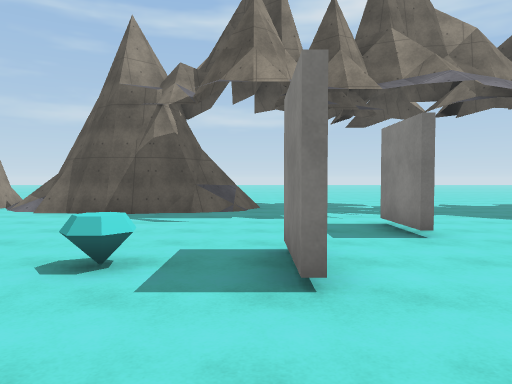
view 1 (above)

17 first-person views from a walk through a Unity game level. The camera is 1.5 m above the floor, tilts 2° down and sees 70° across. The floor is counted in squares, 1.8 m on a side. Each view is taken from the middle of a square. On the plan, view 1 faces up. The plan holds only what a view shows up to about 12 squares ahead; the rest is blank. The place goes on beyond the plan. The player character is not drawn. Some surface patterns are stand-ins.

view 2
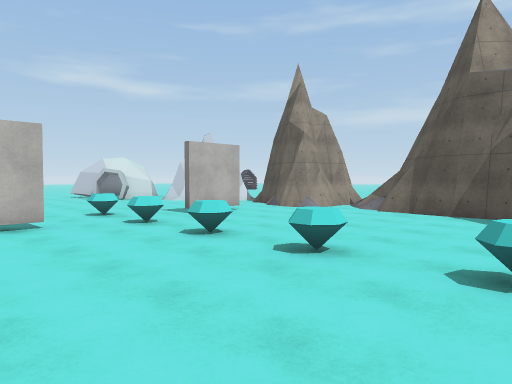

view 3
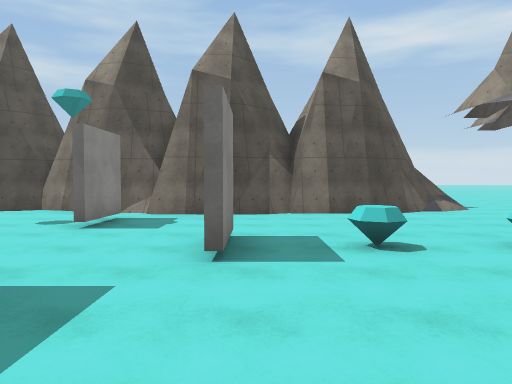

view 4
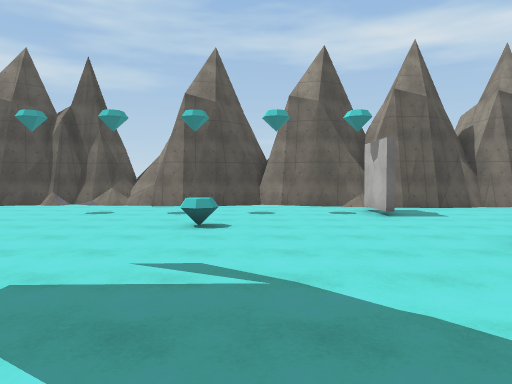

view 5
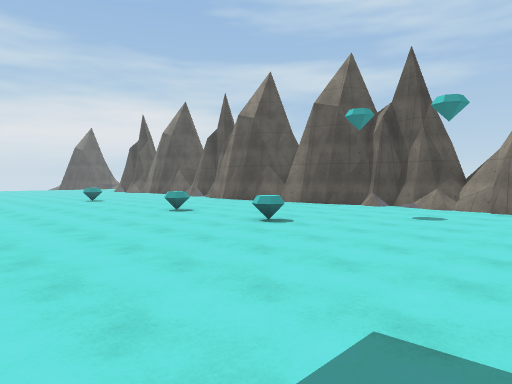

view 6
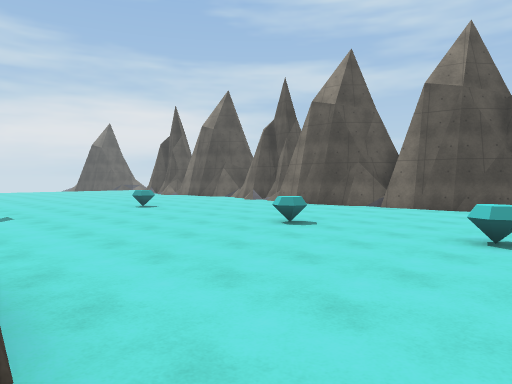

view 7
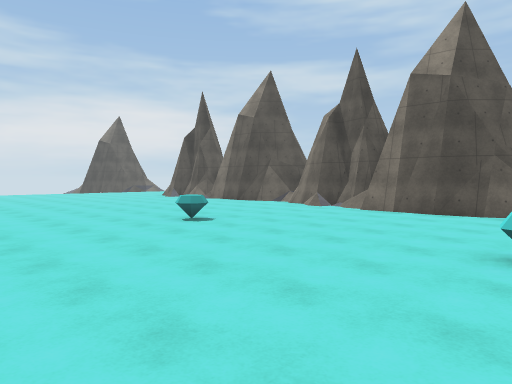

view 8
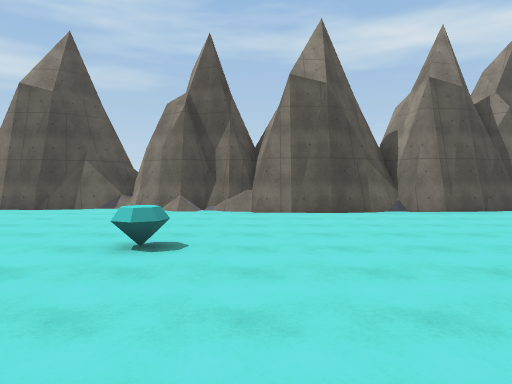

view 9
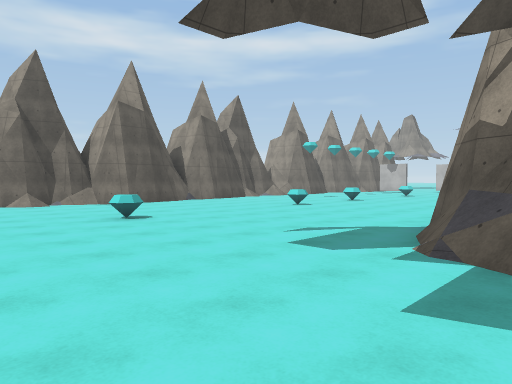

view 10
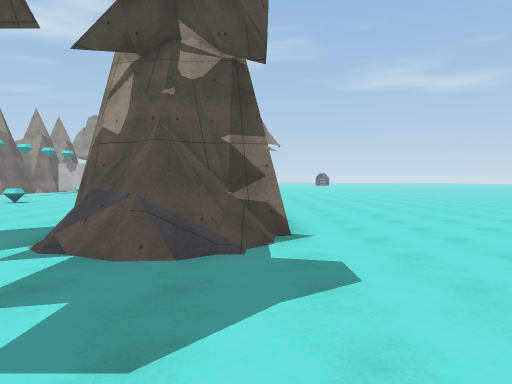

view 11
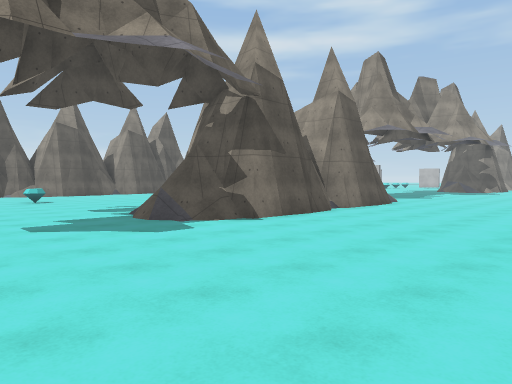

view 12
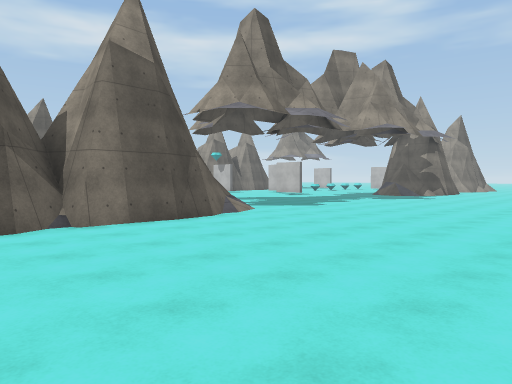

view 13
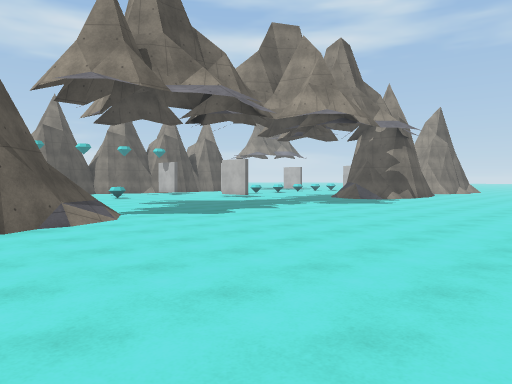

view 14
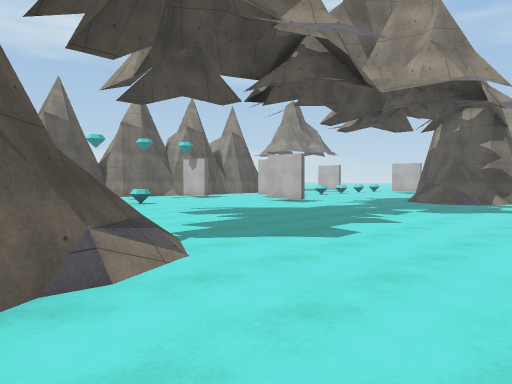

view 15
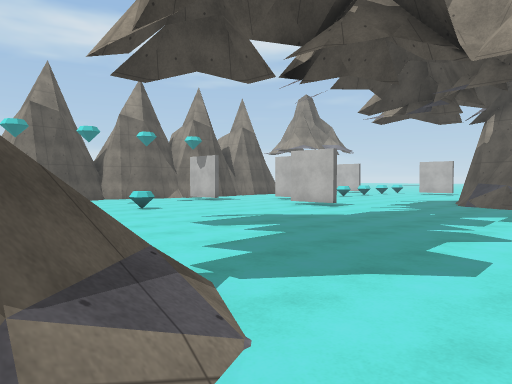

view 16
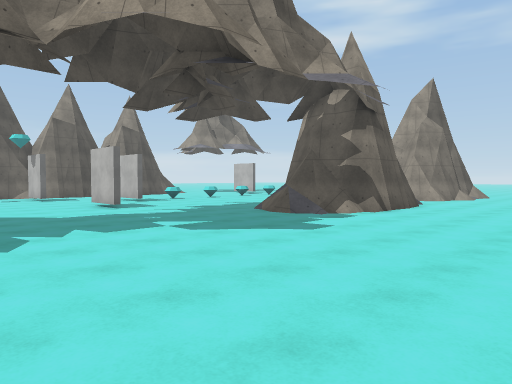

view 17
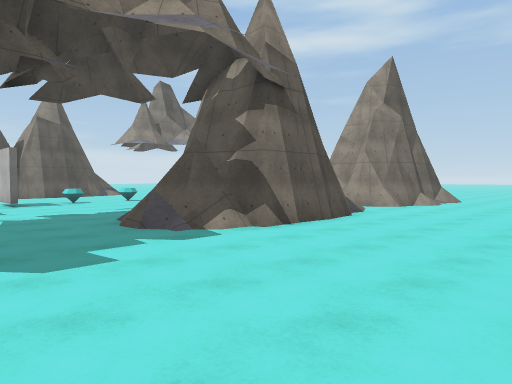

### Floor plan
Key: @ floor where view 1 was taken; # wall or solid block; x gap in a wall; . floor; / step, stairs or slope; = window, fence, low wall or low ledge; O other object.
Columns run from 9 left of view 1 to 25 right of it. Each row starts with its distance up from view 1.
 19                     ...... .
 18                ............    .. .
 17          .........................
 16     ...............................
 15 ...................................
 14 ..................................
 13 ..................................
 12 ##./####/............########//....
 11  #/=#  ##/..........=#   #  ##/....
 10  #//# ###........... #      ###...
  9 ##..###............./ #    ###.....
  8 ...................................
  7 x ..........#.....................
  6  #..........#......................
  5 ............#......................
  4 ..........#.....O....O...O....O....
  3 O.O.O.O.O.#........................
  2 ...................................
  1 .#..........#......................
  0    ......@..x......................
 -1    ...########.............###.....
 -2   ./#####   #######=#############.#
 -3  ../##            ####   #   #  ###
 -4  ..

Where each view was taken, in squares from view 1:
view 1: 0 up, 0 right, facing up
view 2: 0 up, 1 left, facing up-left
view 3: 8 up, 0 right, facing down
view 4: 10 up, 6 right, facing down
view 5: 9 up, 7 right, facing down-right
view 6: 9 up, 11 right, facing down-right
view 7: 8 up, 15 right, facing down-right
view 8: 8 up, 20 right, facing down
view 9: 11 up, 25 right, facing down-left
view 10: 12 up, 25 right, facing left
view 11: 18 up, 25 right, facing down-left
view 12: 19 up, 18 right, facing down-left
view 13: 19 up, 14 right, facing down-left
view 14: 15 up, 13 right, facing down-left
view 15: 13 up, 12 right, facing down-left
view 16: 17 up, 7 right, facing down-left
view 17: 17 up, 3 right, facing down-left
